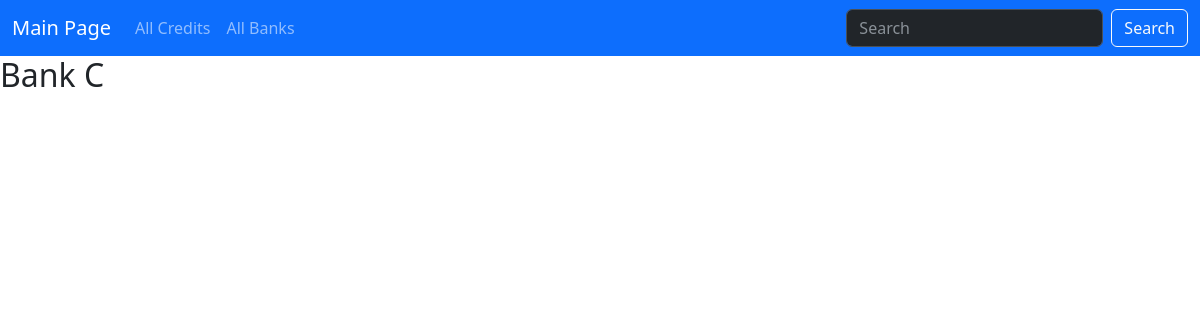
The page /banks/bank-c on the database as committed earlier.
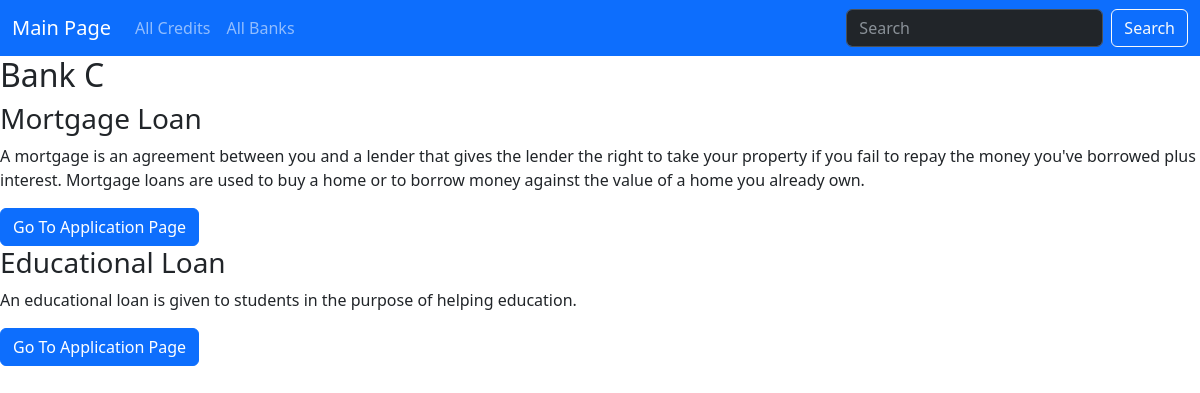
The same page on the database as committed later.
### credit/models.py (models this page shows, shortened)
class BankOption(models.Model):
    name = models.CharField(max_length=30)
    slug = models.SlugField(default="",null=False,db_index=True,unique=True)
    credit_types = models.ManyToManyField(Credit)

class Credit(models.Model):
    name = models.CharField(max_length=50)
    excerpt = models.CharField(max_length=150)
    content = models.TextField(validators=[MinLengthValidator(10)])
    image_name = models.CharField(max_length=30,null=True)
    slug = models.SlugField(default="",null=False,db_index=True,unique=True)
    loan_amount = models.IntegerField(default=500000,validators=[MinValueValidator(500000),MaxValueValidator(6000000)])
    interest_rate = models.DecimalField(max_digits=6,decimal_places=4)

### credit/views.py (the view)
# urls.py: path("banks/<slug:slug>",views.bank_detail,name="bank-detail-page")
def bank_detail(request,slug):
    identified_bank= get_object_or_404(BankOption,slug=slug)
    return render(request,"credit/bank-detail.html", {"bank":identified_bank,"bank_credits": identified_bank.credit_types.all()})

### credit/templates/credit/bank-detail.html (shortened to what this page needs)
{% extends "base.html" %}
{% load static %}
{% block content%}
<section id="summary">
   <h2>{{bank.name}}</h2>
   <article>
    {% for credit in bank_credits%}
        <h3>{{credit.name}}</h3>
        {{credit.content|linebreaks}}
        <a href="{% url "application-page" %}" class="btn btn-primary">Go To Application Page</a>
    {% endfor %}
   </article>
</section>
{% endblock %}

### templates/base.html (shortened to what this page needs)
{% load static %}
<!DOCTYPE html>
<html lang="en">
<head>
    <link href="https://cdn.jsdelivr.net/npm/bootstrap@5.3.0-alpha1/dist/css/bootstrap.min.css" rel="stylesheet">
</head>
<body>
        <nav class="navbar navbar-expand-lg bg-primary" data-bs-theme="dark">
            <div class="container-fluid">
              <a class="navbar-brand" href=" {% url "starting-page" %}">Main Page</a>
              <div class="collapse navbar-collapse" id="navbarColor02">
                <ul class="navbar-nav me-auto mb-2 mb-lg-0">
                  <li class="nav-item">
                    <a class="nav-link" href=" {% url "credits-page"%}">All Credits</a>
                  </li>
                  <li class="nav-item">
                    <a class="nav-link" href=" {% url "banks-page"%}">All Banks</a>
                  </li>
                </ul>
                <form class="d-flex" role="search">
                  <input class="form-control me-2" type="search" placeholder="Search" aria-label="Search">
                  <button class="btn btn-outline-light" type="submit">Search</button>
                </form>
              </div>
            </div>
          </nav>
    {% block content %}
    {% endblock %}
</body>
</html>

Rows that differ between the two databases and show on the page:
now on this page (row edited): Credit: name "Mortgage Loan", content "A mortgage is an agreement between you and a lender that gives the lender the right to take your property if you fail to repay the money you've borrowed plus interest. Mortgage loans are used to buy a home or to borrow money against the value of a home you already own."
now on this page (row unchanged): Credit: name "Educational Loan", content "An educational loan is given to students in the purpose of helping education."
